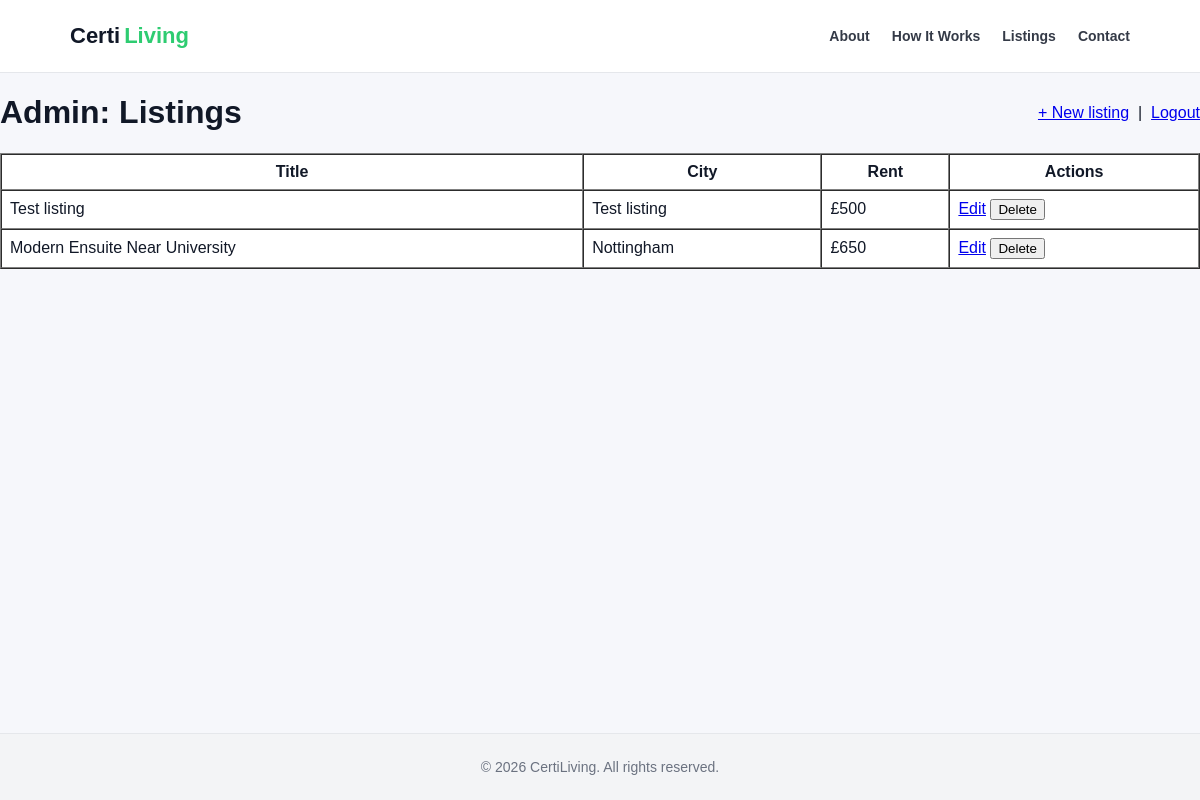
Page /admin/listings (signed in) on the earlier database version.
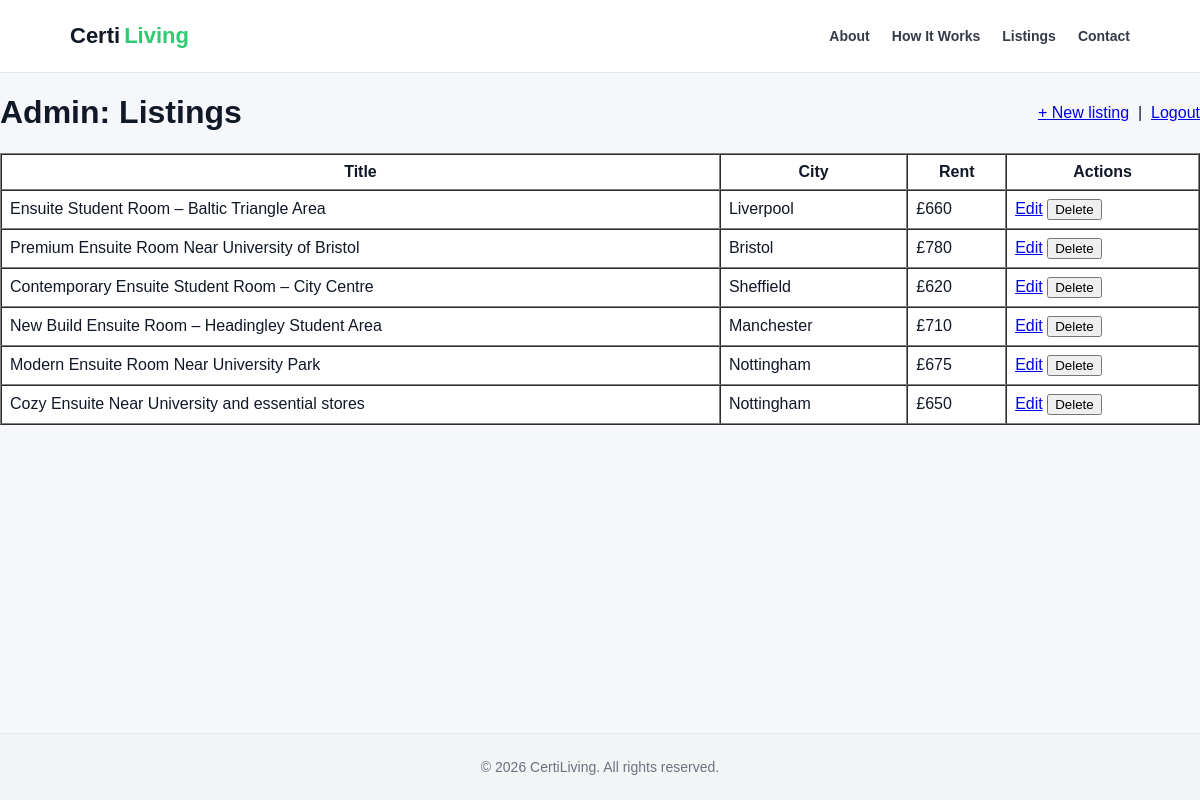
Same page on the later database version.
### tables this page shows
CREATE TABLE listings (
    id INTEGER PRIMARY KEY AUTOINCREMENT,

    title TEXT NOT NULL,
    description TEXT NOT NULL,

    city TEXT NOT NULL,
    address TEXT,

    rent_pcm INTEGER NOT NULL,
    deposit INTEGER,

    room_type TEXT,
    bills_included BOOLEAN DEFAULT 0,

    available_from DATE,

    photo_url TEXT,

    created TIMESTAMP DEFAULT CURRENT_TIMESTAMP
);

### app/admin.py (the view)
@bp.route("/listings")
@admin_required
def listings_index():
    db = get_db()
    listings = db.execute("SELECT * FROM listings ORDER BY created DESC").fetchall()
    return render_template("admin/listings_index.html", listings=listings)

### app/admin.py (called while the page is built)
def admin_required(view):
    @wraps(view)
    def wrapped(*args, **kwargs):
        if not session.get("is_admin"):
            return redirect(url_for("admin.login"))
        return view(*args, **kwargs)
    return wrapped

### app/db.py (called while the page is built)
def get_db():
    if 'db' not in g:
        g.db = sqlite3.connect(
            current_app.config['DATABASE'],
            detect_types=sqlite3.PARSE_DECLTYPES
        )
        g.db.row_factory = sqlite3.Row
        g.db.execute("PRAGMA foreign_keys = ON")
    return g.db

### app/templates/admin/listings_index.html
{% extends "base.html" %}
{% block content %}
<div style="display:flex;justify-content:space-between;align-items:center;">
  <h1>Admin: Listings</h1>
  <div>
    <a href="{{ url_for('admin.listings_new') }}">+ New listing</a>
    &nbsp;|&nbsp;
    <a href="{{ url_for('admin.logout') }}">Logout</a>
  </div>
</div>
<table border="1" cellpadding="8" cellspacing="0" style="width:100%; background:white;">
  <tr>
    <th>Title</th><th>City</th><th>Rent</th><th>Actions</th>
  </tr>
  {% for l in listings %}
  <tr>
    <td>{{ l['title'] }}</td>
    <td>{{ l['city'] }}</td>
    <td>£{{ l['rent_pcm'] }}</td>
    <td>
      <a href="{{ url_for('admin.listings_edit', id=l['id']) }}">Edit</a>
      <form method="post" action="{{ url_for('admin.listings_delete', id=l['id']) }}" style="display:inline;">
        <button type="submit" onclick="return confirm('Delete this listing?')">Delete</button>
      </form>
    </td>
  </tr>
  {% endfor %}
</table>
{% endblock %}

### app/templates/base.html (shortened to what this page needs)
<!DOCTYPE html>
<html>
<head>
    <link rel="stylesheet" href="{{ url_for('static', filename='css/style.css') }}">
</head>
<body>
<header class="navbar">
  <div class="container nav-inner">
    <a class="brand" href="{{ url_for('listings.index') }}">
      <span class="brand-certi">Certi</span><span class="brand-living">Living</span>
    </a>
    <nav class="nav-links">
      <a href="{{ url_for('listings.index') }}#why">About</a>
      <a href="{{ url_for('listings.index') }}#how">How It Works</a>
      <a href="{{ url_for('listings.index') }}#listings">Listings</a>
      <a href="{{ url_for('listings.index') }}#contact">Contact</a>
    </nav>
  </div>
</header>
<main>
    {% block content %}{% endblock %}
</main>
<footer class="site-footer">
  <div class="footer-inner">
    © 2026 CertiLiving. All rights reserved.
  </div>
</footer>
</body>
</html>

### app/static/css/style.css (style rules this page uses)
:root { --max-width: 1100px; --gutter: 20px; --bg: #f6f7fb; --text: #111827; --muted: #6b7280; --accent: #2ecc71; --accent-dark: #27ae60; --border: #e5e7eb; --shadow: 0 8px 25px rgba(0,0,0,0.06); --shadow-soft: 0 4px 10px rgba(0,0,0,0.05); }
*, *::before, *::after { box-sizing: border-box; }
html { scroll-behavior: smooth; }
body { margin: 0; font-family: Arial, sans-serif; background: var(--bg); color: var(--text); min-height: 100vh; display: flex; flex-direction: column; }
main { flex: 1; }
.container { max-width: var(--max-width); margin: 0 auto; padding: 40px var(--gutter) 24px; }
.navbar { background: #fff; border-bottom: 1px solid var(--border); position: sticky; top: 0; z-index: 1000; }
.nav-inner { height: 72px; display: flex; align-items: center; justify-content: space-between; padding: 0 var(--gutter); max-width: var(--max-width); margin: 0 auto; }
.brand { font-weight: 800; font-size: 22px; text-decoration: none; color: var(--text); }
.brand-certi { color: var(--text); }
.brand-living { color: var(--accent); margin-left: 4px; }
.nav-links { display: flex; gap: 22px; align-items: center; }
.nav-links a { text-decoration: none; color: var(--text); font-weight: 600; font-size: 14px; opacity: 0.85; }
.site-footer { margin-top: 32px; padding: 25px var(--gutter); background: #f3f4f6; text-align: center; font-size: 14px; color: var(--muted); border-top: 1px solid var(--border); }

Differences in the rows shown:
removed listings: title "Test listing", city "Test listing", rent_pcm "500"
added listings: title "Ensuite Student Room – Baltic Triangle Area", city "Liverpool", rent_pcm "660"
added listings: title "Premium Ensuite Room Near University of Bristol", city "Bristol", rent_pcm "780"
added listings: title "Contemporary Ensuite Student Room – City Centre", city "Sheffield", rent_pcm "620"
added listings: title "New Build Ensuite Room – Headingley Student Area", city "Manchester", rent_pcm "710"
added listings: title "Modern Ensuite Room Near University Park", city "Nottingham", rent_pcm "675"
changed listings: title "Modern Ensuite Near University" → "Cozy Ensuite Near University and essential stores"
